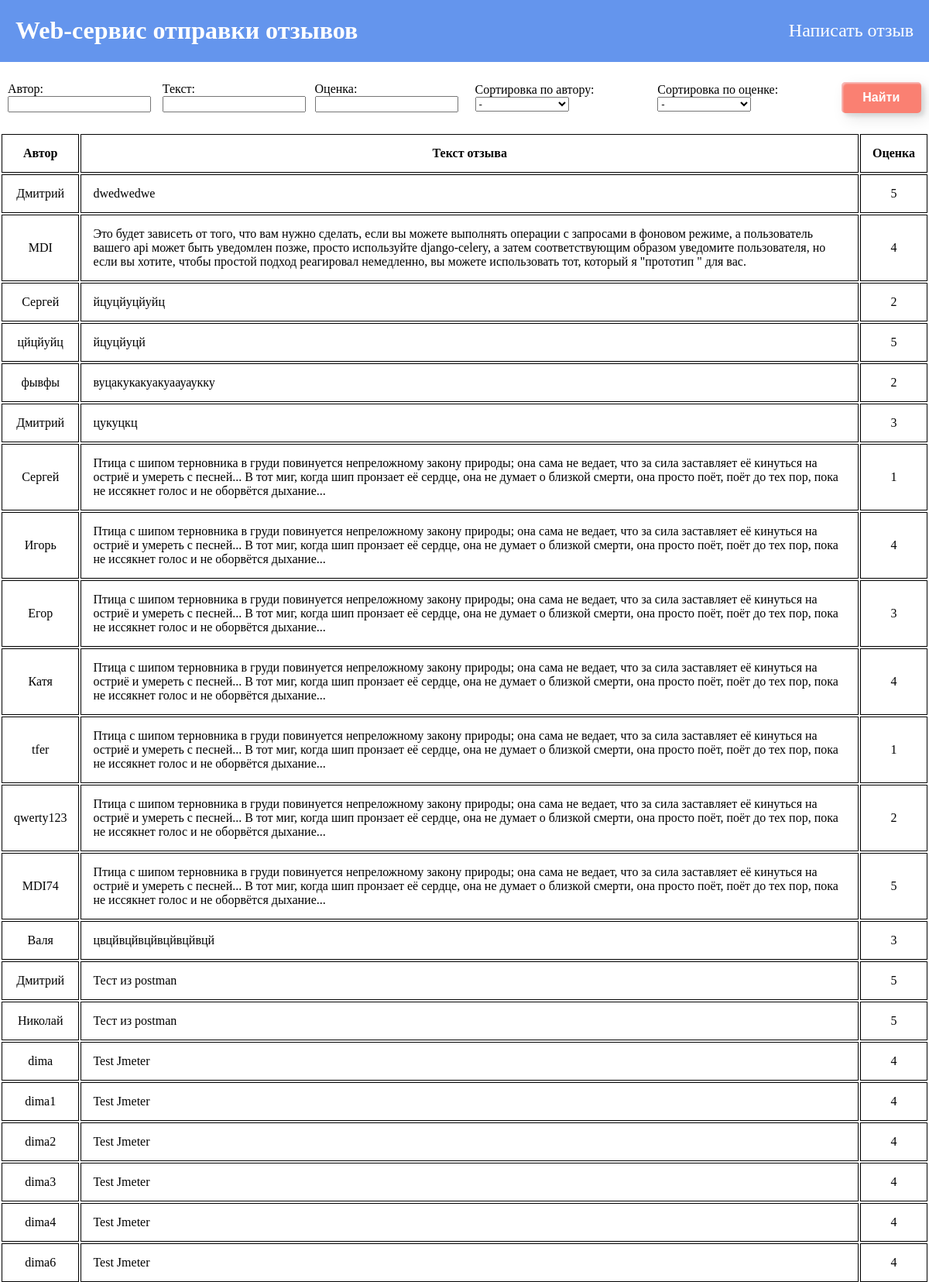
/read-form (upper part), run on the app's committed database.
### sendingform/models.py (models this page shows, shortened)
class Feedback(models.Model):
    name = models.CharField('Имя', max_length=30)
    text = models.TextField('Текст', max_length=5000)
    estimation = models.IntegerField('Оценка', validators=[MinValueValidator(1), MaxValueValidator(5)])
    class Meta:
        verbose_name = 'Отзыв'  # Название в ед.ч
        verbose_name_plural = 'Отзывы'  # Название во мн.ч

### sendingform/views.py (the view)
# urls.py: path('read-form', views.read, name='read-form'),
def read(request):
    feedback = Feedback.objects.all()
    form = FeedbackFilterForm(request.GET)
    if form.is_valid():
        if form.cleaned_data["name"]:
            feedback = feedback.filter(name=form.cleaned_data["name"]) #Фильтрует записи по полю name
        if form.cleaned_data["text"]:
            feedback = feedback.filter(text__contains=form.cleaned_data["text"]) #Фильтрует записи по полю текст
        if form.cleaned_data["estimation"]:
            feedback = feedback.filter(estimation=form.cleaned_data["estimation"])
        if form.cleaned_data["ordering_name"]:
            feedback = feedback.order_by(form.cleaned_data["ordering_name"]) #Сортирует записи по полю name
        if form.cleaned_data["ordering_estimation"]:
            feedback = feedback.order_by(form.cleaned_data["ordering_estimation"])
    return render(request, 'sendingform/readform.html', {'feedback': feedback, "form": form})

### sendingform/forms.py
class FeedbackFilterForm(forms.Form):
    name = forms.CharField(label='Автор', required=False)
    text = forms.CharField(label='Текст', required=False)
    estimation = forms.IntegerField(label='Оценка', required=False)
    ordering_name = forms.ChoiceField(label='Сортировка по автору', required=False, choices=[
        ["", "-"],
        ["name", "по возрастанию"],
        ["-name", "по убыванию"],
    ])
    ordering_estimation = forms.ChoiceField(label='Сортировка по оценке', required=False, choices=[
        ["", "-"],
        ["estimation", "по возрастанию"],
        ["-estimation", "по убыванию"]
    ])

### sendingform/templates/sendingform/readform.html (shortened to what this page needs)
{% extends 'sendingform/base.html' %}
{% block menu %}
<a class="menu-element" href="{% url 'send-form' %}">Написать отзыв</a>
{% endblock %}
{% block content %}
    <div class="container">
        <div class="form_filter">
            <form class="form_filter-element" action="" method="get">
                {{ form.as_p }}
                <input class="button" type="submit" value="Найти">
            </form>
        </div>
        {% if feedback %}
            <table class="table">
                <thead>
                    <tr>
                        <th class="list-content">Автор </th>
                        <th class="list-content">Текст отзыва </th>
                        <th class="list-content">Оценка</th>
                    </tr>
                </thead>
                <tbody>
                   {% for el in feedback %}
                    <tr>
                        <td class="list-content">{{ el.name }}</td>
                        <td class="list-content " style="text-align: left;">{{ el.text}}</td>
                        <td class="list-content">{{ el.estimation }}</td>
                    </tr>
                    {% endfor %}
                </tbody>
            </table>
        {% else %}
            <p style="text-align:center;">Нет записей для отображения</p>
        {% endif %}
    </div>
{% endblock %}

### sendingform/templates/sendingform/base.html (shortened to what this page needs)
{% load static %}
<!doctype html>
<html lang="en">
<head>
    <link rel="stylesheet" href="{% static 'css/style.css'%}" type="text/css">
</head>
<body>
    <div class="container">
        <div class="header">
            <div class="header_row">
                <h1 class="title">Web-сервис отправки отзывов</h1>
                <div class="menu">
                    {% block menu %}
                    {% endblock %}
                </div>
            </div>
        </div>
    </div>
    {% block content %}
   {% endblock %}
</body>
</html>

### static/css/style.css (style rules this page uses)
html,body { margin:0px auto; }
.container { max-width:1440px; margin: 0 auto; }
.header { height: 80px; background: cornflowerblue; }
.header_row { display: flex; justify-content: space-between; align-items: center; }
.menu { font-size: 24px; padding-right: 20px; }
.menu-element { text-decoration: none; color: #FFFFFF; }
.button { width: 120px; height: 40px; color: #FFFFFF; font-size: 16px; font-weight: 700; border-radius: 5px; padding: 10px 15px; background: transparent; cursor: pointer; display: inline-block; box-shadow:inset 2px 2px 2px 0px rgba(245,245,255,.5), 7px 7px 20px 0px rgba(0,0,0,.1), 4px 4px 5px 0px rgba(0,0,0,.1); background: #FA8072; border: none; }
.title { padding-left: 20px; color: #FFFFFF; }
.list-content { text-align: center; padding: 15px; word-wrap: break-word; border: 1px solid black; }
.table { width: 100%; }
.form_filter { padding: 10px 10px; }
.form_filter-element { display: flex; align-items: center; gap: 8px }

### data on the page
Feedback: name "Дмитрий", text "dwedwedwe", estimation "5"
Feedback: name "MDI", text "Это будет зависеть от того, что вам нужно сделать, если вы можете выполнять операции с запросами в фоновом режиме, а пользователь вашего api может быть уведомлен позже, просто используйте django-celery, а затем соответствующим образом уведомите пользователя, но если вы хотите, чтобы простой подход реагировал немедленно, вы можете использовать тот, который я \"прототип \" для вас.", estimation "4"
Feedback: name "Сергей", text "йцуцйуцйуйц", estimation "2"
Feedback: name "цйцйуйц", text "йцуцйуцй", estimation "5"
Feedback: name "фывфы", text "вуцакукакуакуаауаукку", estimation "2"
Feedback: name "Дмитрий", text "цукуцкц", estimation "3"
Feedback: name "Сергей", text "Птица с шипом терновника в груди повинуется непреложному закону природы; она сама не ведает, что за сила заставляет её кинуться на остриё и умереть с песней... В тот миг, когда шип пронзает её сердце, она не думает о близкой смерти, она просто поёт, поёт до тех пор, пока не иссякнет голос и не оборвётся дыхание...", estimation "1"
Feedback: name "Игорь", text "Птица с шипом терновника в груди повинуется непреложному закону природы; она сама не ведает, что за сила заставляет её кинуться на остриё и умереть с песней... В тот миг, когда шип пронзает её сердце, она не думает о близкой смерти, она просто поёт, поёт до тех пор, пока не иссякнет голос и не оборвётся дыхание...", estimation "4"
Feedback: name "Егор", text "Птица с шипом терновника в груди повинуется непреложному закону природы; она сама не ведает, что за сила заставляет её кинуться на остриё и умереть с песней... В тот миг, когда шип пронзает её сердце, она не думает о близкой смерти, она просто поёт, поёт до тех пор, пока не иссякнет голос и не оборвётся дыхание...", estimation "3"
Feedback: name "Катя", text "Птица с шипом терновника в груди повинуется непреложному закону природы; она сама не ведает, что за сила заставляет её кинуться на остриё и умереть с песней... В тот миг, когда шип пронзает её сердце, она не думает о близкой смерти, она просто поёт, поёт до тех пор, пока не иссякнет голос и не оборвётся дыхание...", estimation "4"
Feedback: name "tfer", text "Птица с шипом терновника в груди повинуется непреложному закону природы; она сама не ведает, что за сила заставляет её кинуться на остриё и умереть с песней... В тот миг, когда шип пронзает её сердце, она не думает о близкой смерти, она просто поёт, поёт до тех пор, пока не иссякнет голос и не оборвётся дыхание...", estimation "1"
Feedback: name "qwerty123", text "Птица с шипом терновника в груди повинуется непреложному закону природы; она сама не ведает, что за сила заставляет её кинуться на остриё и умереть с песней... В тот миг, когда шип пронзает её сердце, она не думает о близкой смерти, она просто поёт, поёт до тех пор, пока не иссякнет голос и не оборвётся дыхание...", estimation "2"
Feedback: name "MDI74", text "Птица с шипом терновника в груди повинуется непреложному закону природы; она сама не ведает, что за сила заставляет её кинуться на остриё и умереть с песней... В тот миг, когда шип пронзает её сердце, она не думает о близкой смерти, она просто поёт, поёт до тех пор, пока не иссякнет голос и не оборвётся дыхание...", estimation "5"
Feedback: name "Валя", text "цвцйвцйвцйвцйвцйвцй", estimation "3"
Feedback: name "Дмитрий", text "Тест из postman", estimation "5"
Feedback: name "Николай", text "Тест из postman", estimation "5"
Feedback: name "dima", text "Test Jmeter", estimation "4"
Feedback: name "dima1", text "Test Jmeter", estimation "4"
Feedback: name "dima2", text "Test Jmeter", estimation "4"
Feedback: name "dima3", text "Test Jmeter", estimation "4"
Feedback: name "dima4", text "Test Jmeter", estimation "4"
Feedback: name "dima6", text "Test Jmeter", estimation "4"
